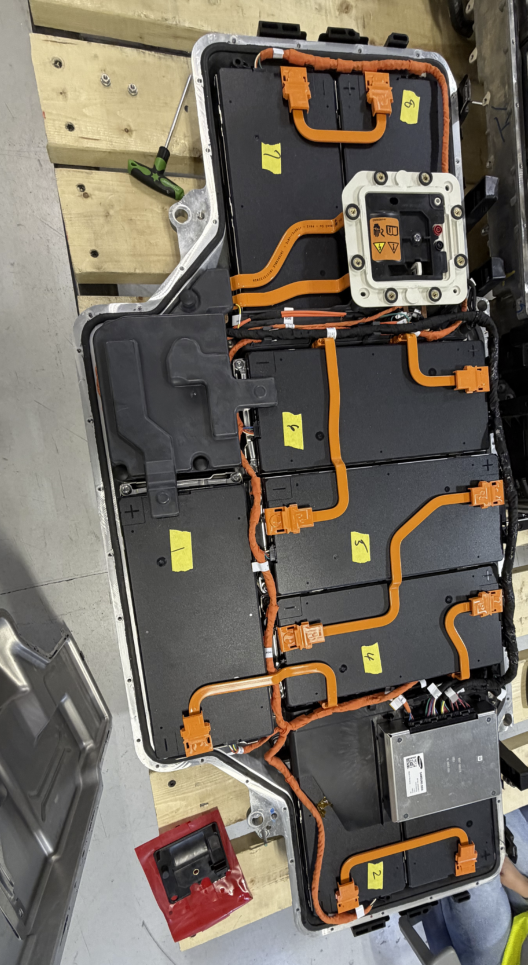
#> input picture feature_match_images/jeep-1.png, 1055 x 1930 px (shown at 1/2 size)
$ python template_matching_demo.py
#> lines starting #> are read from the running program, lines starting #| are printed output that depends on the picture; after the words box and inside, x2 and y2 are one past the last pixel; in counts of white or black regions, pixels touching at a corner belong together
# Python program to illustrate
# template matching
import cv2
import numpy as np
import sys
from pathlib import Path

script_dir = Path(__file__).parent #directory of current file
temp_filename = 'jeep-1_template.png' #works for jeep-1.png, jeep-3.jpeg,
temp_dir = script_dir / 'feature_match_images' / temp_filename
#img_filename = 'jeep-3.jpeg'
img_filename = 'jeep-1.png'
img_dir = script_dir / 'feature_match_images' / img_filename

def template_matching(): #identify pack by template region - requires EXACT match for accuracy
    img_rgb = cv2.imread(img_dir) #load image
    img_gray = cv2.cvtColor(img_rgb, cv2.COLOR_BGR2GRAY) #convert it to grayscale
    template = cv2.imread(temp_dir, 0) #load the template image

    w, h = template.shape[::-1] #get width and height of template
    res = cv2.matchTemplate(img_gray, template, cv2.TM_CCOEFF_NORMED) #perform match operations
    min_val, max_val, min_loc, max_loc = cv2.minMaxLoc(res) #get vals and locations of matches
    print(f"The highest match score found was: {max_val:.4f}")

    top_left = max_loc  #(x, y) of the best match
    bottom_right = (top_left[0] + w, top_left[1] + h)

    threshold = 0.1 #certainty threshold for match

    loc = np.where(res >= threshold) #coordinates of matched area
    cv2.rectangle(img_rgb, top_left, bottom_right, (0, 255, 255), 20) #draw a rectangle around the matched region

    cv2.namedWindow('Detected', cv2.WINDOW_NORMAL) #display final image w/ resizable window
    cv2.imshow('Detected', img_rgb)

    cv2.waitKey(0) #wait indefinitely for keyboard input

    cv2.destroyAllWindows() #cleanup windows

def feature_matching(): #identify pack by matching prominent features
    img = cv2.imread(str(img_dir), cv2.IMREAD_GRAYSCALE) #load image and convert to grayscale
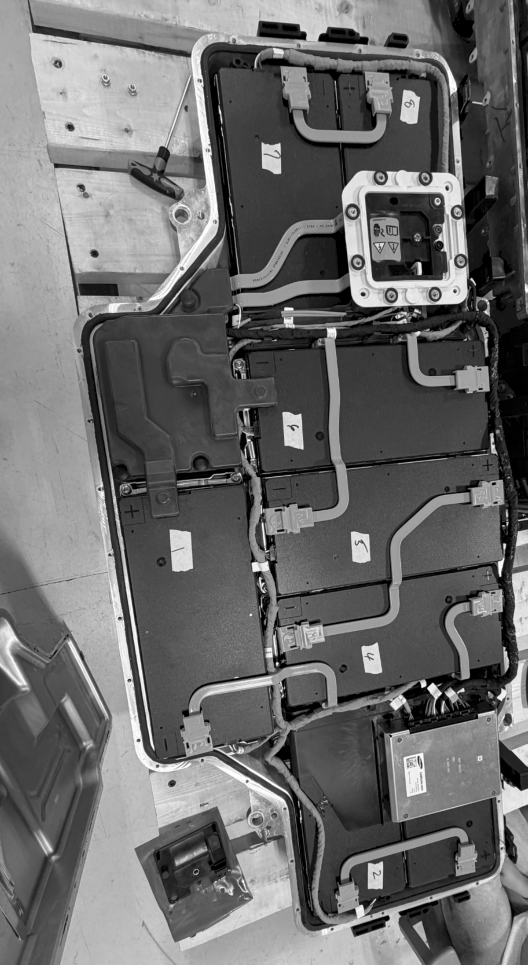
#> img: shape (1930, 1055) (shown at 1/2 size); min 0, max 255, mean 107.9
    template = cv2.imread(str(temp_dir), cv2.IMREAD_GRAYSCALE) #load the template image
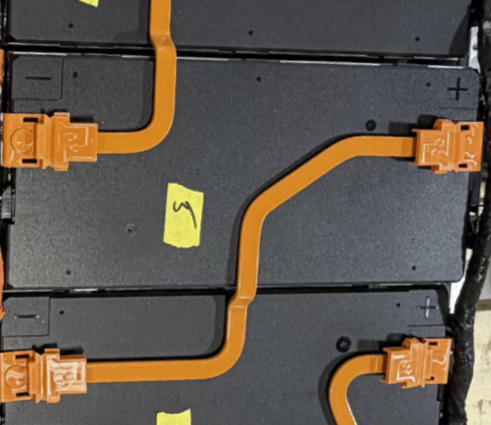
#> input picture feature_match_images/jeep-1_template.png, 491 x 425 px
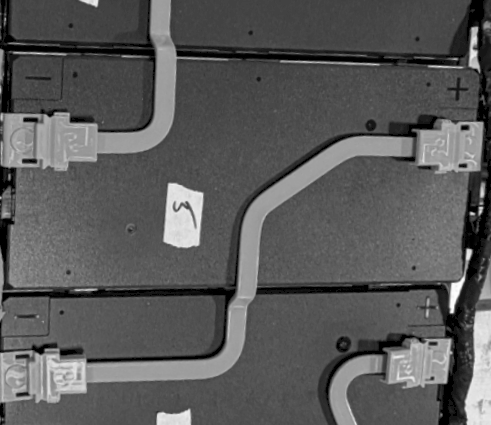
#> template: shape (425, 491); min 0, max 255, mean 90

    if img is None or template is None: #error catching
        sys.exit("Error: Could not load images. Check your filenames and paths.")

    orb = cv2.ORB_create(nfeatures=2000) #initialize the ORB (oriented FAST and rotated BRIEF) detector

    #find keypoints and calculate descriptors for both images
    kp_template, des_template = orb.detectAndCompute(template, None)
#> kp_template = 1355 keypoints; strongest (x, y, size): (451, 311, 37.2), (451, 312, 31), (175, 210, 31), (452, 283, 31)
    kp_img, des_img = orb.detectAndCompute(img, None)
#> kp_img = 2000 keypoints; strongest (x, y, size): (858, 1374, 77.1), (844, 1374, 31), (860, 1376, 111.1), (1000, 1152, 31)

    #create a Brute-Force Matcher to compare descriptors
    bf = cv2.BFMatcher(cv2.NORM_HAMMING, crossCheck=True)
    matches = bf.match(des_template, des_img)
#> matches = 402 matches

    #sort matches by distance
    matches = sorted(matches, key=lambda x: x.distance)

    #filter for best matches
    good_matches = matches[:50] #50 best matches
#> good_matches = 50 matches

    #calculate homography
    src_pts = np.float32([kp_template[m.queryIdx].pt for m in good_matches]).reshape(-1, 1, 2)
#> src_pts = 50 rows, first 8: [180, 204], [70, 121], [451.2, 310.8], [175.2, 210], [451, 312], [451, 352], [175, 210], [177.6, 54]
    dst_pts = np.float32([kp_img[m.trainIdx].pt for m in good_matches]).reshape(-1, 1, 2)
#> dst_pts = 50 rows, first 8: [716.4, 1082.4], [596, 1016], [999.6, 1150.8], [712.8, 1089.6], [1000, 1152], [1005, 1192], [712, 1090], [692.4, 934.8]
    M, mask = cv2.findHomography(src_pts, dst_pts, cv2.RANSAC, 5.0)
#> M = [[0.98, 0.142, 509.9], [-0.151, 0.993, 906.2], [-9.92e-06, 3.47e-06, 1]]; mask = 50 values from 1 to 1

    #draw bounding box around likely object using best matches
    if M is not None:
        h_temp, w_temp = template.shape
#> h_temp = 425; w_temp = 491
        pts_template = np.float32([[0, 0], [0, h_temp - 1], [w_temp - 1, h_temp - 1], [w_temp - 1, 0]]).reshape(-1, 1, 2)
#> pts_template = [[0, 0], [0, 424], [490, 424], [490, 0]]
        pts_scene = cv2.perspectiveTransform(pts_template, M)
#> pts_scene = [[509.9, 906.2], [569.3, 1325.3], [1054.1, 1257.7], [995.1, 836.4]]
        img_color = cv2.imread(str(img_dir))
#> img_color is the input picture: shape (1930, 1055, 3); mean B, G, R 95.2, 106.2, 113.9
        box_points = np.int32(pts_scene).reshape((-1, 1, 2))
#> box_points = [[509, 906], [569, 1325], [1054, 1257], [995, 836]]
        cv2.polylines(img_color, [box_points], isClosed=True, color=(0, 255, 0), thickness=10)
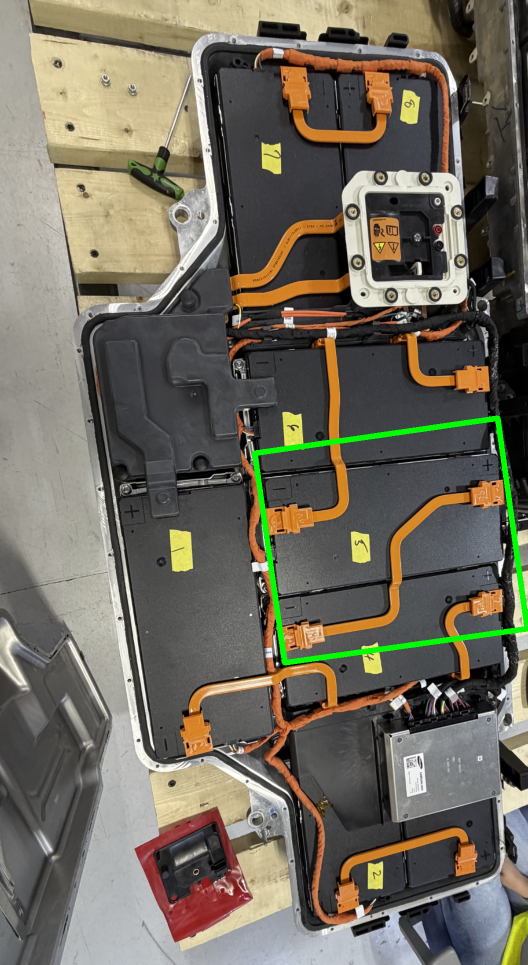
#> img_color: shape (1930, 1055, 3) (shown at 1/2 size); 0.99% of pixels changed, all inside (x1, y1, x2, y2) = (504, 831, 1055, 1331)
    else:
        print("Could not find enough matching features to calculate a bounding box.")
        img_color = cv2.imread(str(img_dir)) #fallback to show empty scene
    '''
    template_rois = {
        "mod_1": [(522, 939), (966, 684)],
        "mod_2": [(681, 151), (925, 590)],
        "mod_3": [(441, 141), (697, 590)],
        "mod_4": [(534, 961), (1003, 1118)],
        "mod_5": [(554, 1204), (1004, 1320)],
        "mod_6": [(990, 1728), (788, 1413)],
        "mod_7": [(808, 1771), (586, 1465)],
        "mod_8": [(546, 1468), (242, 1002)]
    }

    template_rois = {
        "Module_1": [
            -3.390625,
            2.7472527472527473,
            6.9375,
            2.802197802197802
        ],
        "Module_2": [
            -0.90625,
            -3.10989010989011,
            3.8125,
            4.824175824175824
        ],
        "Module_3": [
            -4.65625,
            -3.21978021978022,
            4.0,
            4.934065934065934
        ],
        "Module_4": [
            -3.203125,
            5.791208791208791,
            7.328125,
            1.7252747252747254
        ],
        "Module_5": [
            -2.890625,
            8.461538461538462,
            7.03125,
            1.2747252747252746
        ],
        "Module_6": [
            0.765625,
            10.758241758241759,
            3.15625,
            3.4615384615384617
        ],
        "Module_7": [
            -2.390625,
            11.32967032967033,
            3.46875,
            3.3626373626373627
        ],
        "Module_8": [
            -7.765625,
            6.241758241758242,
            4.75,
            5.1208791208791204
        ]
    }

    colors = [
        (255, 0, 0), #red
        (0, 0, 255), #blue
        (255, 0, 255), #magenta
        (0,255,0), #green
        (255,255,0), #yellow
        (0,255,255), #cyan
        (255,255,255), #white
        (147,112,219) #purple
    ]

    for (roi_name, roi_box), color in zip(template_rois.items(),colors):
        #project this box into the detected image.
        scene_box = transform_box(roi_box, M)

        cv2.polylines(
            img_color,
            [scene_box],
            isClosed=True,
            color=color,
            thickness=4
        )

        #use the first transformed corner for the label.
        label_x, label_y = scene_box[0, 0]

        cv2.putText(
            img_color,
            roi_name,
            (int(label_x), int(label_y) - 10),
            cv2.FONT_HERSHEY_SIMPLEX,
            1.0,
            color,
            3,
            cv2.LINE_AA
        )

    #display
    cv2.namedWindow('Detected Object', cv2.WINDOW_NORMAL)
    cv2.imshow('Detected Object', img_color)
    cv2.waitKey(0)
    cv2.destroyAllWindows()

    if M is not None:
    '''

    cv2.namedWindow('Detected Object', cv2.WINDOW_NORMAL)
    cv2.imshow('Detected Object', img_color)
    cv2.waitKey(0)
    cv2.destroyAllWindows()

feature_matching()
